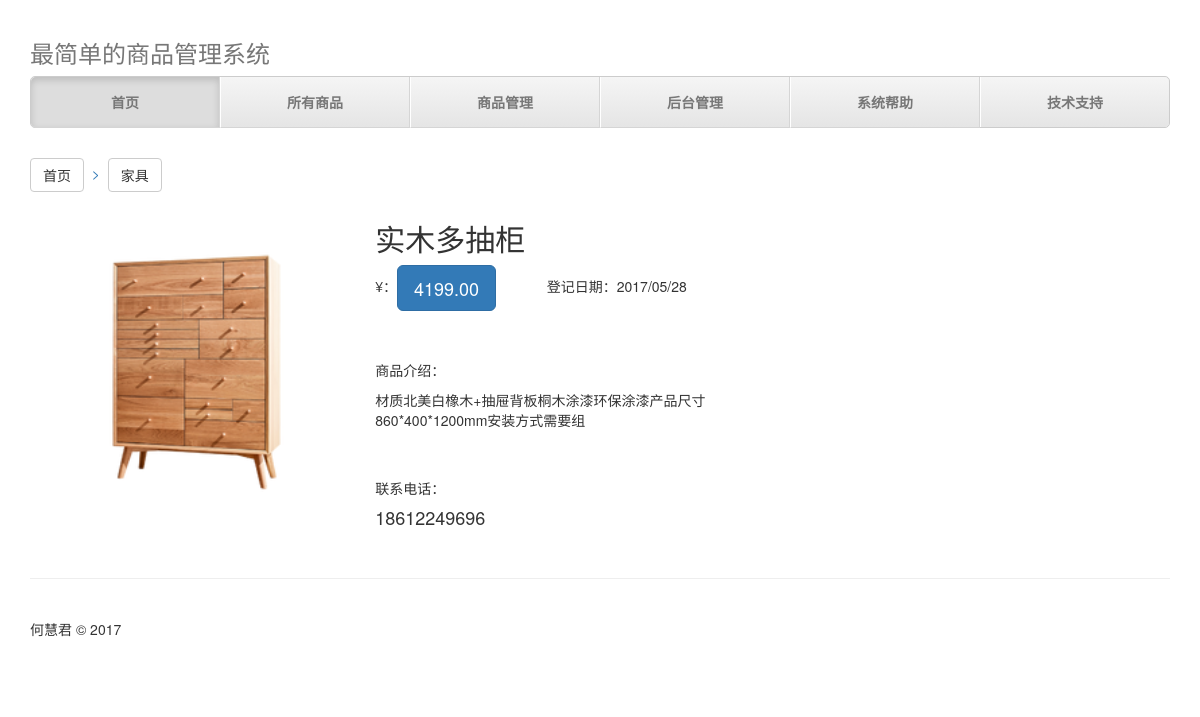
The app's page /12/ with its own data.
### commodity/models.py (models this page shows, shortened)
class Commondity(models.Model):
    CommodityName = models.CharField('商品名称', max_length=100)
    CommodityCategory = models.CharField('商品类别', max_length=50, blank=True)
    CommodityPrice = models.DecimalField('商品价格', max_digits=11, decimal_places=2)
    CommondityImage = models.ImageField('商品图片', upload_to='static/upload/', default='static/image/no-img.jpg')
    CommodityDateTime = models.DateTimeField('登记日期', auto_now_add=True)
    CommodityContent = models.TextField('商品说明', blank=True, null=True)
    CommondityContactMobile = models.CharField('联系电话', max_length=11, blank=True, null=True)
    class Meta:
        verbose_name = '商品' #给模型起个更好听的名字，这儿相当于进行了汉化。
        verbose_name_plural = '所有商品'
        ordering = ['-CommodityDateTime']

### commodity/views.py (the view)
# urls.py: url( r'^(?P<id>\d+)/$',views.detail, name='detail'),
def detail(request, id):
    try:
        post = Commondity.objects.get(id=str(id))
    except Commondity.DoesNotExist:
        raise Http404
    return render(request, 'post.html', {'post': post})

### commodity/templates/post.html
{% extends "base.html" %}
{% block content %}
<div class="container">
    <div class="row">
        <div class="col-md-4">
            <div>
                <p>&nbsp;</p>
            </div>
            <p><a class="btn btn-default" role="button" href="{% url 'index' %}">首页 </a>
                <a>&nbsp;>&nbsp;</a> <a class="btn btn-default" role="button">{{ post.CommodityCategory }} </a>
            <table width="700" border="0">
                <tbody>
                <tr>
                    <td width="277" rowspan="4"><img src="../{{ post.CommondityImage.url}}" height="330" width="330"/>
                    </td>
                    <td width="339" height="36"><h2>{{ post.CommodityName }}</h2>
                    </td>
                </tr>
                <tr>
                    <td height="41">¥：<a class="btn btn-primary btn-lg" role="button">{{ post.CommodityPrice }}</a>
                        &nbsp;&nbsp;&nbsp;&nbsp;&nbsp;&nbsp;&nbsp;&nbsp;&nbsp;&nbsp;&nbsp;
                        登记日期：{{ post.CommodityDateTime|date:"Y/m/d" }}
                    </td>
                </tr>
                <tr>
                    <td height="167"><p>商品介绍：</p>
            {{ post.CommodityContent }}</td>
                </tr>
                <tr>
                    <td height="51">联系电话：<h4>{{ post.CommondityContactMobile }}</h4></td>
                </tr>
                </tbody>
            </table>
        </div>
    </div>
</div>
{% endblock %}

### static/css/justified-nav.css (style rules this page uses)
body { padding-top: 20px; }

### records on screen
Commondity: CommodityCategory "家具", CommondityImage (picture), CommodityName "实木多抽柜", CommodityPrice "4199.00", CommodityDateTime "2017/05/28", CommodityContent "材质北美白橡木+抽屉背板桐木涂漆环保涂漆产品尺寸860*400*1200mm安装方式需要组", CommondityContactMobile "18612249696"
